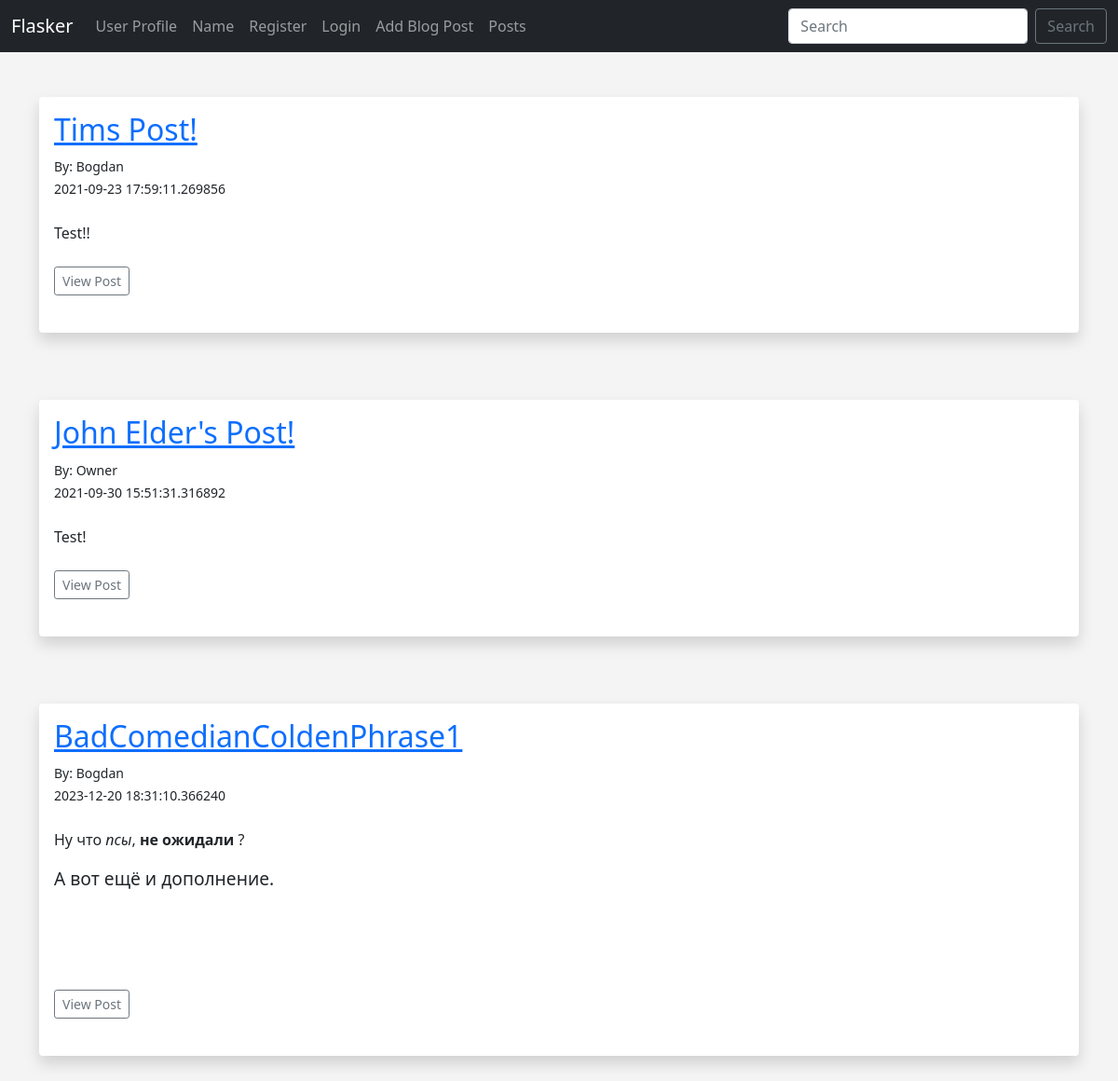
The page /posts on the database its author committed.
### hello.py (models this page shows, shortened)
class Posts(db.Model):
	id = db.Column(db.Integer, primary_key=True)
	title = db.Column(db.String(255))
	content = db.Column(db.Text)
	date_posted = db.Column(db.DateTime, default=datetime.utcnow)
	slug = db.Column(db.String(255))
	poster_id = db.Column(db.Integer, db.ForeignKey('users.id'))

class Users(db.Model, UserMixin):
	id = db.Column(db.Integer, primary_key=True)
	username = db.Column(db.String(20), nullable=False, unique=True)
	name = db.Column(db.String(200), nullable=False)
	email = db.Column(db.String(120), nullable=False, unique=True)
	favorite_color = db.Column(db.String(120))
	about_author = db.Column(db.Text(500), nullable=True)
	date_added = db.Column(db.DateTime, default=datetime.utcnow)
	profile_pic = db.Column(db.String(), nullable=True)
	password_hash = db.Column(db.String(128))
	posts = db.relationship('Posts', backref='poster')
	@property
	def password(self):
		raise AttributeError('password is not a readable attribute!')

### hello.py (the view)
@app.route('/posts')
def posts():
	posts = Posts.query.order_by(Posts.date_posted)
	return render_template("posts.html", posts=posts)

### webforms.py
class SearchForm(FlaskForm):
	searched = StringField("Searched", validators=[DataRequired()])
	submit = SubmitField("Submit")

### hello.py (called while the page is built)
@app.context_processor
def base():
	form = SearchForm()
	return dict(form=form)

### templates/posts.html (shortened to what this page needs)
{% extends 'base.html' %}
{% block content %}
<br/>
{% for post in posts %}
<div class="shadow p-3 mb-5 bg-body rounded">
	<h2><a href="{{ url_for('post', id=post.id)}}">{{ post.title }}</a></h2>
	<small>By: {{ post.poster.name }}<br/>
	{{ post.date_posted }}</small> <br/><br/>
	{{ post.content|safe }}
	<br/><br/>
	<a href="{{ url_for('post', id=post.id)}}" class="btn btn-outline-secondary btn-sm">View Post</a>
	<br/><br/>
</div>
<br/>
{% endfor %}
{% endblock %}

### templates/base.html (shortened to what this page needs)
<!doctype html>
<html lang="en">
  <head>
    <link href="https://cdn.jsdelivr.net/npm/bootstrap@5.0.0-beta1/dist/css/bootstrap.min.css" rel="stylesheet">
    <link href="{{ url_for('static', filename='css/style.css') }}" rel="stylesheet">
  </head>
  <body>
  	{% include 'navbar.html' %}
  	<br/>
  	<div class="container">
		{% block content %}
		{% endblock %}
	</div>
  </body>
</html>

### templates/navbar.html (shortened to what this page needs)
<nav class="navbar navbar-expand-lg navbar-dark bg-dark">
  <div class="container-fluid">
    <a class="navbar-brand" href="{{ url_for('index') }}">Flasker</a>
    <div class="collapse navbar-collapse" id="navbarSupportedContent">
      <ul class="navbar-nav me-auto mb-2 mb-lg-0">
        <li class="nav-item">
          <a class="nav-link" href="{{ url_for('user', name='John')}}">User Profile</a>
        </li>
        <li class="nav-item">
          <a class="nav-link" href="{{ url_for('name')}}">Name</a>
        </li>
        {% if current_user.is_authenticated %}
          <li class="nav-item">
            <a class="nav-link" href="{{ url_for('dashboard')}}">Dashboard</a>
          </li>
          <li class="nav-item">
            <a class="nav-link" href="{{ url_for('logout')}}">Logout</a>
          </li>
        {% else %}
          <li class="nav-item">
            <a class="nav-link" href="{{ url_for('add_user')}}">Register</a>
          </li>
          <li class="nav-item">
            <a class="nav-link" href="{{ url_for('login')}}">Login</a>
          </li>
        {% endif %}
        <li class="nav-item">
          <a class="nav-link" href="{{ url_for('add_post')}}">Add Blog Post</a>
        </li>
        <li class="nav-item">
          <a class="nav-link" href="{{ url_for('posts')}}">Posts</a>
        </li>
      </ul>
      <form method="POST" action="{{ url_for('search') }}" class="d-flex">
        <input class="form-control me-2" type="search" placeholder="Search" aria-label="Search" name="searched">
        <button class="btn btn-outline-secondary" type="submit">Search</button>
      </form>
    </div>
  </div>
</nav>

### static/css/style.css (style rules this page uses)
body { background: #f4f4f4; }

### rows shown on the page
Posts: title "Tims Post!", poster.name "Bogdan", date_posted "2021-09-23 17:59:11.269856", content "Test!!"
Posts: title "John Elder's Post!", poster.name "Owner", date_posted "2021-09-30 15:51:31.316892", content "Test!"
Posts: title "BadComedianColdenPhrase1", poster.name "Bogdan", date_posted "2023-12-20 18:31:10.366240", content "Ну что псы , не ожидали ? А вот ещё и дополнение."
